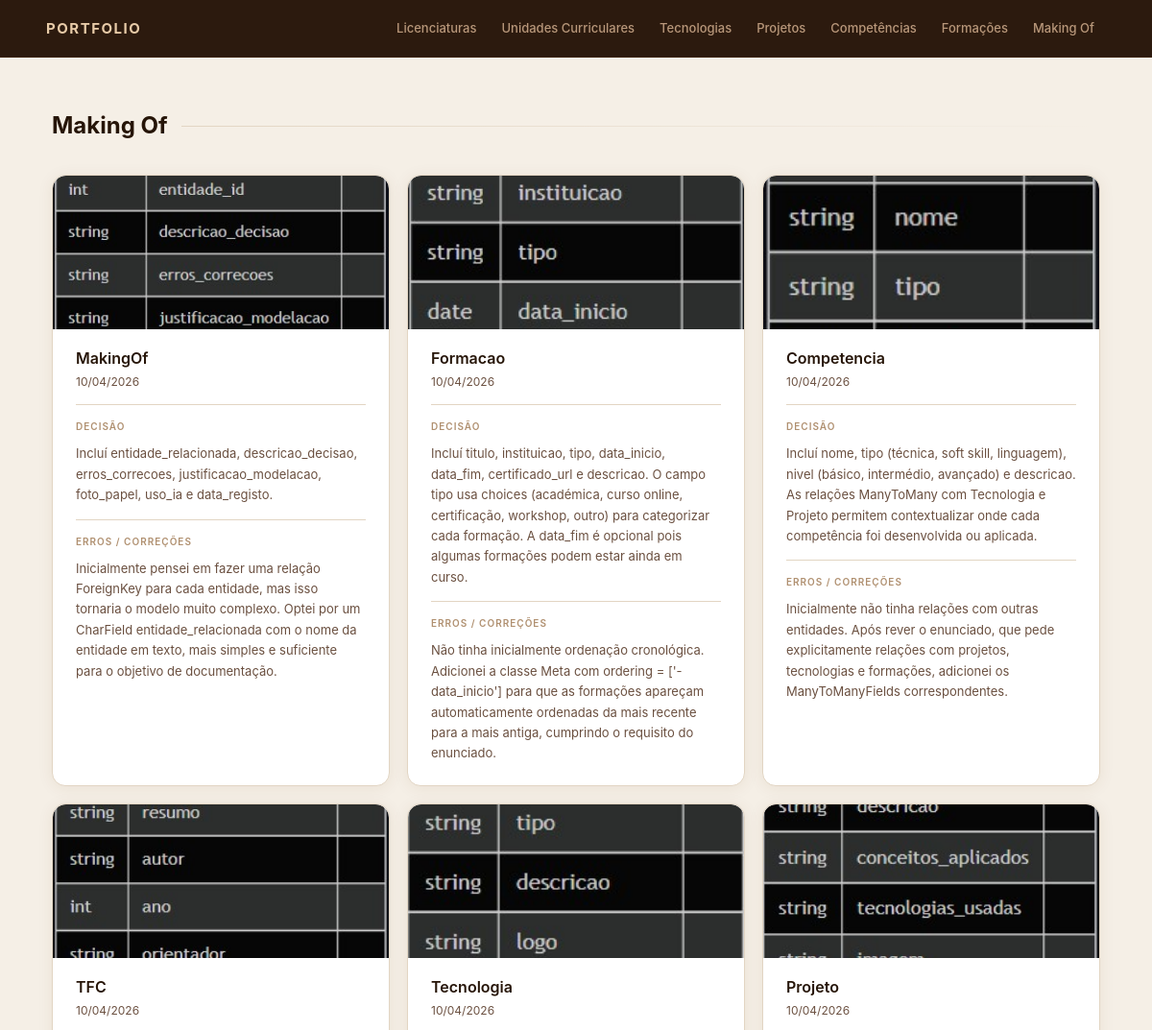
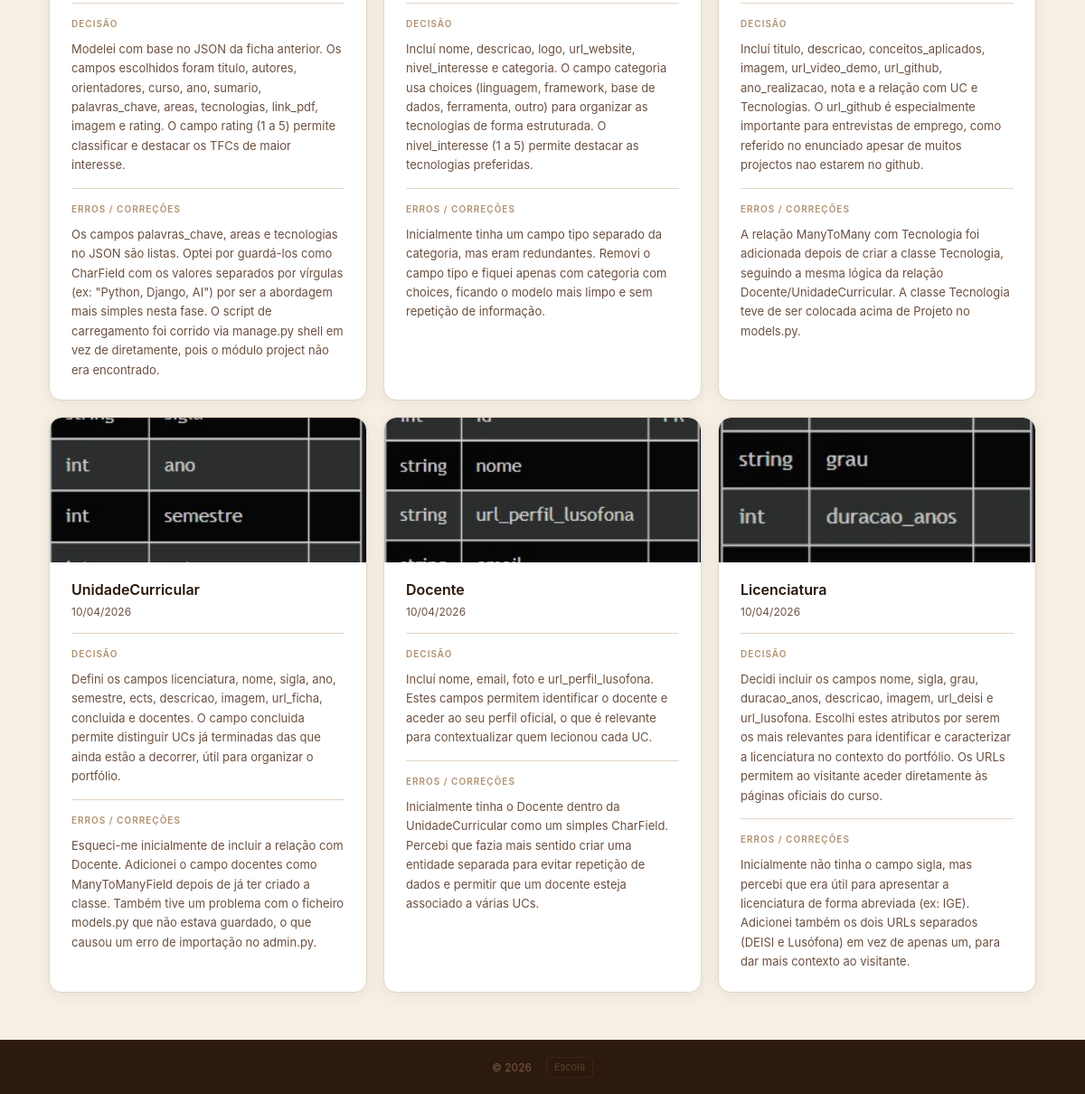
/making_of/, run on the app's committed database (2 pictures, top to bottom).
### portfolio/models.py (models this page shows, shortened)
class MakingOf(models.Model):
    entidade_relacionada = models.CharField(max_length=100)  # ex: "Licenciatura", "Projeto"
    descricao_decisao = models.TextField(blank=True)
    erros_correcoes = models.TextField(blank=True)
    justificacao_modelacao = models.TextField(blank=True)
    foto_papel = models.ImageField(upload_to='making_of/', blank=True, null=True)
    data_registo = models.DateTimeField(auto_now_add=True)
    class Meta:
        ordering = ['-data_registo']
        verbose_name = 'Making Of'
        verbose_name_plural = 'Making Of'

### portfolio/views.py (the view)
# urls.py: path('making_of/', views.making_of_view, name='making_of'),
def making_of_view(request):
    registos = MakingOf.objects.all()
    return render(request, 'portfolio/making_of.html', {'registos': registos})

### portfolio/templates/portfolio/making_of.html
{% extends 'portfolio/base.html' %}
{% block content %}
<h2 class="page-title">Making Of</h2>
<section class="cards-grid">
    {% for registo in registos %}
    <article>
        {% if registo.foto_papel %}
        <img class="card-img" src="{{ registo.foto_papel.url }}" alt="Making of - {{ registo.entidade_relacionada }}">
        {% endif %}
        <header>
            <h3>{{ registo.entidade_relacionada }}</h3>
            <p>{{ registo.data_registo|date:"d/m/Y" }}</p>
        </header>
        {% if registo.descricao_decisao %}
        <section>
            <h4>Decisão</h4>
            <p class="desc">{{ registo.descricao_decisao }}</p>
        </section>
        {% endif %}
        {% if registo.erros_correcoes %}
        <section>
            <h4>Erros / Correções</h4>
            <p class="desc">{{ registo.erros_correcoes }}</p>
        </section>
        {% endif %}
    </article>
    {% endfor %}
</section>
{% endblock %}

### portfolio/static/portfolio/styles.css (style rules this page uses)
:root { --bg: #f5efe6; --bg-card: #ffffff; --bg-card-hover:#fdf8f2; --border: #e2d5c3; --border-hover: #c4a47c; --accent: #8b5e3c; --accent-soft: rgba(139,94,60,0.08); --accent-mid: #a5703f; --text: #261508; --text-muted: #6b5040; --text-faint: #b09070; --radius: 14px; --shadow: 0 2px 16px rgba(100,60,20,0.08); --shadow-hover: 0 8px 28px rgba(100,60,20,0.14); }
* { box-sizing: border-box; margin: 0; padding: 0; }
body { font-family: "Inter", "Segoe UI", system-ui, -apple-system, sans-serif; background: var(--bg); color: var(--text); line-height: 1.6; min-height: 100vh; display: flex; flex-direction: column; }
h2.page-title { font-size: 24px; font-weight: 700; color: var(--text); margin-bottom: 32px; display: flex; align-items: center; gap: 14px; }
h2.page-title::after { content: ''; flex: 1; height: 1px; background: linear-gradient(to right, var(--border), transparent); }
.cards-grid { display: grid; grid-template-columns: repeat(auto-fill, minmax(300px, 1fr)); gap: 18px; }
article { background: var(--bg-card); border: 1px solid var(--border); border-radius: var(--radius); padding: 22px 24px; box-shadow: var(--shadow); transition: transform 0.2s ease, border-color 0.2s, box-shadow 0.2s; position: relative; overflow: hidden; }
.card-img { display: block; width: calc(100% + 48px); margin: -22px -24px 20px; height: 160px; object-fit: cover; border-radius: var(--radius) var(--radius) 0 0; }
article::before { content: ''; position: absolute; top: 0; left: 0; width: 3px; height: 100%; background: linear-gradient(to bottom, var(--accent), transparent); opacity: 0; transition: opacity 0.2s; }
article > header { margin-bottom: 14px; }
article > header h3 { font-size: 16px; font-weight: 600; color: var(--text); margin-bottom: 5px; line-height: 1.3; }
article > header p { font-size: 12px; color: var(--text-muted); line-height: 1.5; }
article > section { margin-top: 14px; padding-top: 14px; border-top: 1px solid var(--border); }
article > section > h4 { font-size: 10px; font-weight: 600; text-transform: uppercase; letter-spacing: 0.1em; color: var(--text-faint); margin-bottom: 10px; }
article > section > p.desc { font-size: 13px; color: var(--text-muted); line-height: 1.65; }

### data on the page
MakingOf: foto_papel (picture), entidade_relacionada "MakingOf", data_registo "10/04/2026", descricao_decisao "Incluí entidade_relacionada, descricao_decisao, erros_correcoes, justificacao_modelacao, foto_papel, uso_ia e data_registo.", erros_correcoes "Inicialmente pensei em fazer uma relação ForeignKey para cada entidade, mas isso tornaria o modelo muito complexo. Optei por um CharField entidade_relacionada com o nome da entidade em texto, mais simples e suficiente para o objetivo de documentação."
MakingOf: foto_papel (picture), entidade_relacionada "Formacao", data_registo "10/04/2026", descricao_decisao "Incluí titulo, instituicao, tipo, data_inicio, data_fim, certificado_url e descricao. O campo tipo usa choices (académica, curso online, certificação, workshop, outro) para categorizar cada formação. A data_fim é opcional pois algumas formações podem estar ainda em curso.", erros_correcoes "Não tinha inicialmente ordenação cronológica. Adicionei a classe Meta com ordering = ['-data_inicio'] para que as formações apareçam automaticamente ordenadas da mais recente para a mais antiga, cumprindo o requisito do enunciado."
MakingOf: foto_papel (picture), entidade_relacionada "Competencia", data_registo "10/04/2026", descricao_decisao "Incluí nome, tipo (técnica, soft skill, linguagem), nivel (básico, intermédio, avançado) e descricao. As relações ManyToMany com Tecnologia e Projeto permitem contextualizar onde cada competência foi desenvolvida ou aplicada.", erros_correcoes "Inicialmente não tinha relações com outras entidades. Após rever o enunciado, que pede explicitamente relações com projetos, tecnologias e formações, adicionei os ManyToManyFields correspondentes."
MakingOf: foto_papel (picture), entidade_relacionada "TFC", data_registo "10/04/2026", descricao_decisao "Modelei com base no JSON da ficha anterior. Os campos escolhidos foram titulo, autores, orientadores, curso, ano, sumario, palavras_chave, areas, tecnologias, link_pdf, imagem e rating. O campo rating (1 a 5) permite classificar e destacar os TFCs de maior interesse.", erros_correcoes "Os campos palavras_chave, areas e tecnologias no JSON são listas. Optei por guardá-los como CharField com os valores separados por vírgulas (ex: \"Python, Django, AI\") por ser a abordagem mais simples nesta fase. O script de carregamento foi corrido via manage.py shell em vez de diretamente, pois o módulo project não era encontrado."
MakingOf: foto_papel (picture), entidade_relacionada "Tecnologia", data_registo "10/04/2026", descricao_decisao "Incluí nome, descricao, logo, url_website, nivel_interesse e categoria. O campo categoria usa choices (linguagem, framework, base de dados, ferramenta, outro) para organizar as tecnologias de forma estruturada. O nivel_interesse (1 a 5) permite destacar as tecnologias preferidas.", erros_correcoes "Inicialmente tinha um campo tipo separado da categoria, mas eram redundantes. Removi o campo tipo e fiquei apenas com categoria com choices, ficando o modelo mais limpo e sem repetição de informação."
MakingOf: foto_papel (picture), entidade_relacionada "Projeto", data_registo "10/04/2026", descricao_decisao "Incluí titulo, descricao, conceitos_aplicados, imagem, url_video_demo, url_github, ano_realizacao, nota e a relação com UC e Tecnologias. O url_github é especialmente importante para entrevistas de emprego, como referido no enunciado apesar de muitos projectos nao estarem no github.", erros_correcoes "A relação ManyToMany com Tecnologia foi adicionada depois de criar a classe Tecnologia, seguindo a mesma lógica da relação Docente/UnidadeCurricular. A classe Tecnologia teve de ser colocada acima de Projeto no models.py."
MakingOf: foto_papel (picture), entidade_relacionada "UnidadeCurricular", data_registo "10/04/2026", descricao_decisao "Defini os campos licenciatura, nome, sigla, ano, semestre, ects, descricao, imagem, url_ficha, concluida e docentes. O campo concluida permite distinguir UCs já terminadas das que ainda estão a decorrer, útil para organizar o portfólio.", erros_correcoes "Esqueci-me inicialmente de incluir a relação com Docente. Adicionei o campo docentes como ManyToManyField depois de já ter criado a classe. Também tive um problema com o ficheiro models.py que não estava guardado, o que causou um erro de importação no admin.py."
MakingOf: foto_papel (picture), entidade_relacionada "Docente", data_registo "10/04/2026", descricao_decisao "Incluí nome, email, foto e url_perfil_lusofona. Estes campos permitem identificar o docente e aceder ao seu perfil oficial, o que é relevante para contextualizar quem lecionou cada UC.", erros_correcoes "Inicialmente tinha o Docente dentro da UnidadeCurricular como um simples CharField. Percebi que fazia mais sentido criar uma entidade separada para evitar repetição de dados e permitir que um docente esteja associado a várias UCs."
MakingOf: foto_papel (picture), entidade_relacionada "Licenciatura", data_registo "10/04/2026", descricao_decisao "Decidi incluir os campos nome, sigla, grau, duracao_anos, descricao, imagem, url_deisi e url_lusofona. Escolhi estes atributos por serem os mais relevantes para identificar e caracterizar a licenciatura no contexto do portfólio. Os URLs permitem ao visitante aceder diretamente às páginas oficiais do curso.", erros_correcoes "Inicialmente não tinha o campo sigla, mas percebi que era útil para apresentar a licenciatura de forma abreviada (ex: IGE). Adicionei também os dois URLs separados (DEISI e Lusófona) em vez de apenas um, para dar mais contexto ao visitante."
